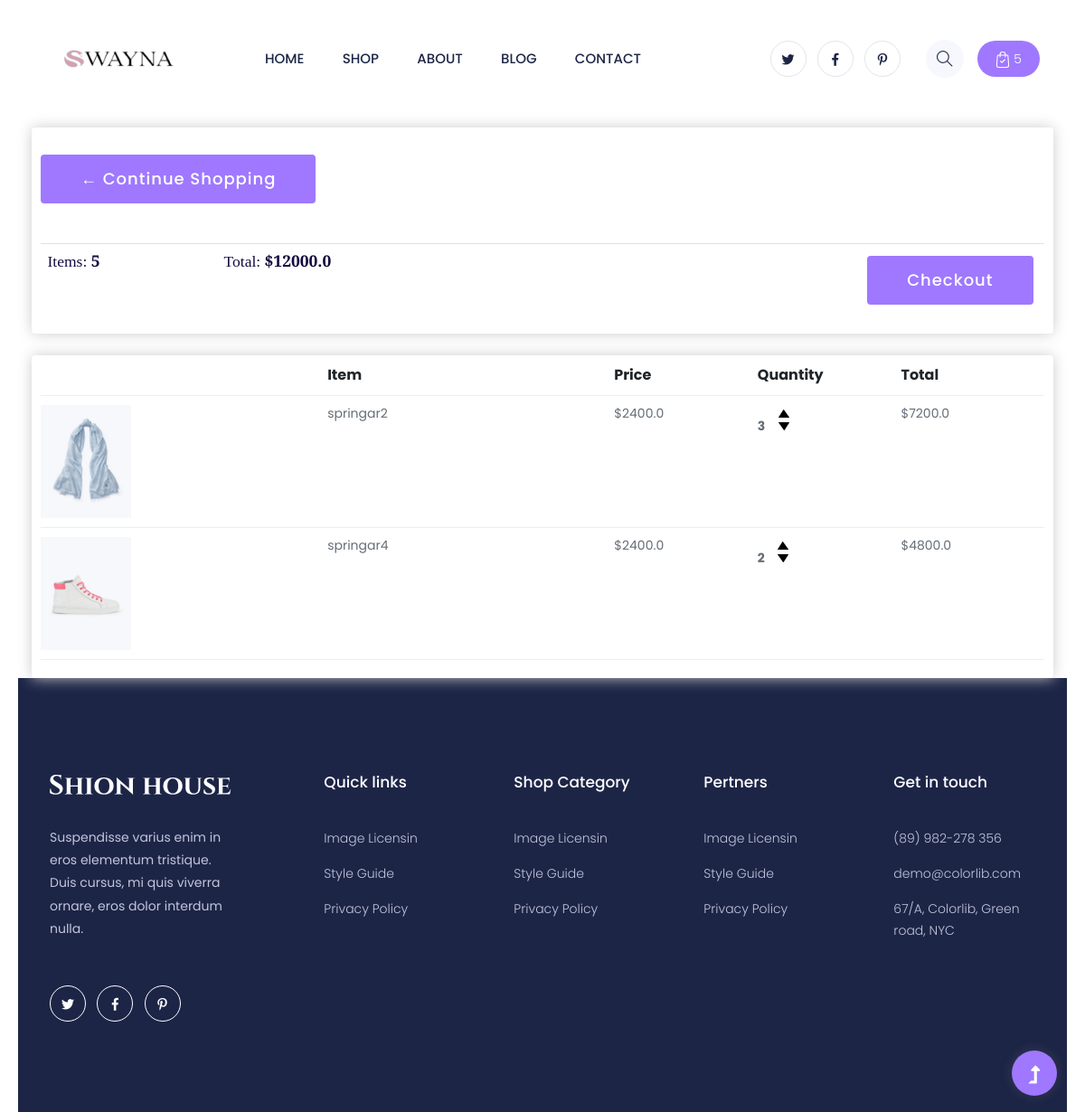
/swayna/shop/order/ (signed in), run on the app's committed database.
### shop/models.py (models this page shows, shortened)
class Order(models.Model):
    customer = models.ForeignKey(customer,on_delete=models.SET_NULL,blank=True,null=True)
    date_ordered = models.DateTimeField(auto_now_add=True)
    complete = models.BooleanField(default=False)
    transaction_id = models.CharField(max_length=100)
    @property
    def  get_cart_total(self):
        items = self.orderitem_set.all()
        total = sum([item.get_total for item in items])
        return total
    @property
    def  get_cart_quantity(self):
        items = self.orderitem_set.all()
        total = sum([item.quantity for item in items])
        return total

class OrderItem(models.Model):
    product = models.ForeignKey(Product,on_delete=models.SET_NULL,null=True,blank=True)
    order = models.ForeignKey(Order,on_delete=models.SET_NULL,null=True,blank=True)
    date_added = models.DateTimeField(auto_now_add=True)
    quantity = models.IntegerField(default=0)
    @property
    def get_total(self):
        total = self.product.price*self.quantity
        return total

class Product(models.Model):
    name = models.CharField(max_length=100)
    description =models.TextField(null=True,blank=True)
    price = models.FloatField()
    image = models.ImageField(null=True,blank=True)

### shop/views.py (the view)
# urls.py: path("order/",views.cart,name="order_page"),
def cart(request):
    if request.user.is_authenticated:
        customer = request.user.customer
        order,created = Order.objects.get_or_create(customer=customer,complete=False)
        items = order.orderitem_set.all()
        cart_items = order.get_cart_quantity
    else:
        items=[]
        order = {"get_cart_quantity":0,"get_cart_total":0}
        cart_items = order.get_cart_quantity
    return render(request,"shop/cart.html",{
        "items":items,
        "order":order,
        "cart_items":cart_items
    })

### shop/templates/shop/cart.html (shortened to what this page needs)
{% extends "base.html" %}
{% load static %}
{% block css_styling %}<link rel="stylesheet" href={% static "assets/css/cart.css" %}>{% endblock css_styling %}
{% block content %}
<div class="row">
    <div class="col-lg-12">
        <div class="box-element">
            <a class="btn btn-outline-dark mb-20 mt-20" href="#">&#x2190; Continue Shopping</a>
            <br>
            <br>
            <table class ="table">
                <tr>
                    <th><h3>Items: <strong>{{order.get_cart_quantity}}</strong></h3></th>
                    <th><h3>Total: <strong>${{order.get_cart_total}}</strong></h3></th>
                    <th>
                        <a style="float:right;margin:5px;" class="btn btn-success" href ="#">Checkout</a>
                    </th>
                </tr>
            </table>
        </div>
        <br>
        <div class="box-element">
            <div class="cart-row">
                <div style="flex:2"></div>
                <div style="flex:2"><strong>Item</strong></div>
                <div style="flex:1"><strong>Price</strong></div>
                <div style="flex:1"><strong>Quantity</strong></div>
                <div style="flex:1"><strong>Total</strong></div>
            </div>
            {% for item in items %}
            <div class="cart-row">
                <div style="flex:2"><img class="row-image" src="{{item.product.image.url}}"></div>
                <div style="flex:2"><p>{{item.product.name}}</p></div>
                <div style="flex:1"><p>${{item.product.price}}</p></div>
                <div style="flex:1">
                    <p class="quantity">{{item.quantity}}</p>
                    <div class="quantity">
                        <img data-product="{{item.product.id}}" data-action="add" class="chg-quantity update-cart" src="{% static "assets/img/logo/arrow-up.png" %}">
                        <img data-product="{{item.product.id}}" data-action="remove" class="chg-quantity update-cart" src="{% static "assets/img/logo/arrow-down.png" %}">
                    </div>
                </div>
            <div style="flex:1"><p>${{item.get_total}}</p></div>
        </div>
        {% endfor %}
    </div>
</div>
{% endblock content %}

### static/assets/css/cart.css (style rules this page uses)
body { background-color: hsl(0, 0%, 98%); }
h1,h2,h3,h4,h5,h6 { color:hsl(0, 0%, 30%); }
.box-element { box-shadow:hsl(0, 0%, 80%) 0 0 16px; background-color: #fff; border-radius: 4px; padding: 10px; }
.col-lg-4, .col-lg-6, .col-lg-8, .col-lg-12 { margin-top: 10px; }
.btn { border-radius: 0; }
.row-image { width: 100px; }
.cart-row { display: flex; align-items: flex-stretch; padding-bottom: 10px; margin-bottom: 10px; border-bottom: 1px solid #ececec; }
.quantity { display: inline-block; font-weight: 700; padding-right:10px; }
.chg-quantity { width: 12px; cursor: pointer; display: block; margin-top: 5px; transition:.1s; }

### data on the page
Order: get_cart_quantity "5", get_cart_total "12000.0"
OrderItem: product.image (picture), product.name "springar2", product.price "2400.0", quantity "3", get_total "7200.0"
OrderItem: product.image (picture), product.name "springar4", product.price "2400.0", quantity "2", get_total "4800.0"

### other printed values
{{ cart_items }} "5"
